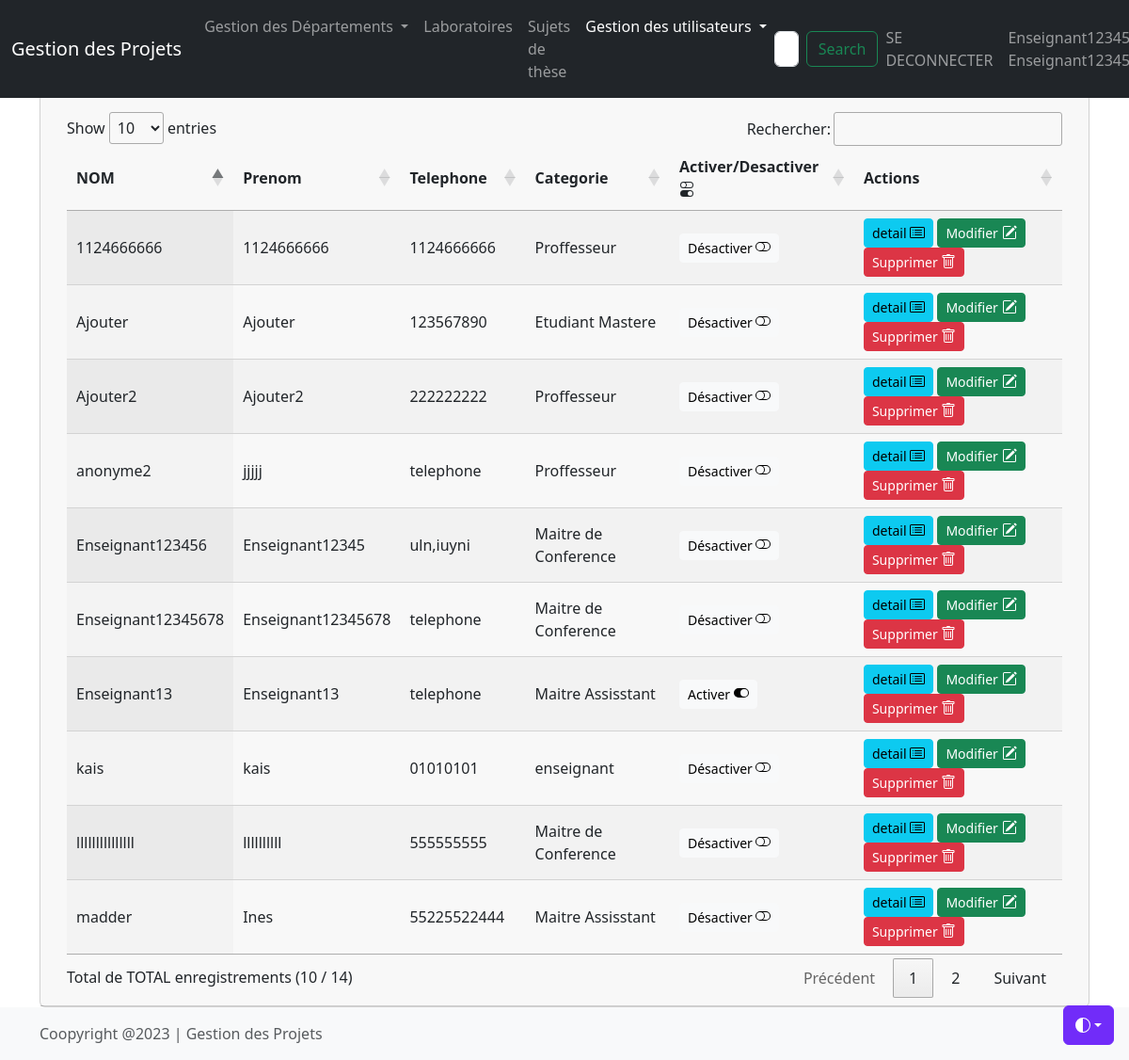
Page /listuser.php (signed in) on the committed database.
### tables this page shows
CREATE TABLE IF NOT EXISTS `users` (
  `id` int(20) NOT NULL AUTO_INCREMENT,
  `cin` int(20) DEFAULT NULL,
  `nom` varchar(100) DEFAULT 'anonyme',
  `prenom` varchar(100) DEFAULT NULL,
  `email` varchar(100) DEFAULT 'Directeur.Labo@mail.com',
  `pwd` varchar(100) NOT NULL DEFAULT 'P@55w0rd',
  `telephone` varchar(100) NOT NULL DEFAULT 'telephone',
  `categorie` varchar(100) NOT NULL DEFAULT 'Etudiant',
  `sujet_id` int(20) NOT NULL DEFAULT '100',
  `actif` int(10) DEFAULT '1',
  PRIMARY KEY (`id`),
  UNIQUE KEY `cin` (`cin`)
);

### listuser.php (the view, shortened to what this page needs)
<?php
$users=true;
include_once("header.php");
include_once("main.php");
require_once('connect.php');
$sql = 'SELECT * FROM `users`';
$query = $db->prepare($sql);
$query->execute();
$result = $query->fetchAll(PDO::FETCH_ASSOC);
  ?>
                <h1>Liste des utilisateurs</h1>
               <p> <a href="adduser.php" class="btn btn-primary">Ajouter un nouveau utilisateur
                    </a>
                </p>
                <table id="datatable" class="display">
                    <thead>
                            <th>NOM</th>
                            <th>Prenom</th>
                            <th>Telephone</th>
                            <th>Categorie</th>
                            <th >Activer/Desactiver
                            </th>
                            <th>Actions</th>
                    </thead>
                    <tbody>
                        <?php
                        foreach($result as $user)
                        {
                        ?>
                                        <tr>
                                        <td><?= $user['nom'] ?></td>
                                        <td><?= $user['prenom'] ?></td>
                                        <td><?= $user['telephone'] ?></td>
                                        <td><?= $user['categorie'] ?></td>
                                        <td>
                                            <?php
                                                if($user['actif'] == 1 )
                                                        {
                                                          echo '<a class="btn btn-light btn-sm" href="disableuser.php?id='. $user['id'] .'">Désactiver
                                                          <svg xmlns="http://www.w3.org/2000/svg" width="16" height="16" fill="currentColor" class="bi bi-toggle-off" viewBox="0 0 16 16">
                                                            <path d="M11 4a4 4 0 0 1 0 8H8a4.992 4.992 0 0 0 2-4 4.992 4.992 0 0 0-2-4h3zm-6 8a4 4 0 1 1 0-8 4 4 0 0 1 0 8zM0 8a5 5 0 0 0 5 5h6a5 5 0 0 0 0-10H5a5 5 0 0 0-5 5z"/>
                                                            </svg>
                                                        </a>';
                                                        }
                                                        else
                                                        {
                                                            echo '<a class="btn btn-light btn-sm" href="disableuser.php?id='. $user['id'] .'">Activer
                                                            <svg xmlns="http://www.w3.org/2000/svg" width="16" height="16" fill="currentColor" class="bi bi-toggle-on" viewBox="0 0 16 16">
                                                            <path d="M5 3a5 5 0 0 0 0 10h6a5 5 0 0 0 0-10H5zm6 9a4 4 0 1 1 0-8 4 4 0 0 1 0 8z"/>
                                                            </svg>
                                                          </a>';
                                                        }
                                            ?>
                                        </td>
                                        <td>
                                                <a  class="btn btn-info btn-sm" href="detailsuser.php?id=<?= $user['id'] ?>">detail
                                                </a>
                                                <a class="btn btn-success btn-sm" href="edituser.php?id=<?= $user['id'] ?>">Modifier
                                                </a>
                                                <a  class="btn btn-danger btn-sm" href="deleteuser.php?id=<?= $user['id'] ?>">Supprimer
                                                </a>
                                    </td>
                                    </tr>
                        <?php
                        }
                        ?>
                    </tbody>
                </table>
            </section>
        </div>
    </main>
<?php
include_once("footer.php");
?>

### header.php (shortened to what this page needs)
<!doctype html>
<html lang="en" class="h-100" data-bs-theme="auto">
  <head><script src="https://getbootstrap.com/docs/5.3/assets/js/color-modes.js"></script>
    <link rel="stylesheet" href="https://cdnjs.cloudflare.com/ajax/libs/font-awesome/4.7.0/css/font-awesome.min.css">
    <link rel="stylesheet" href="https://cdn.jsdelivr.net/npm/@popperjs/core@2.9.2/dist/umd/popper.min.js">
<link href="https://getbootstrap.com/docs/5.3/dist/css/bootstrap.min.css" rel="stylesheet">
<link rel="stylesheet" href="https://cdn.datatables.net/1.13.4/css/jquery.dataTables.css" />
    <link href="https://getbootstrap.com/docs/5.3/examples/sticky-footer-navbar/sticky-footer-navbar.css" rel="stylesheet">
  </head>
  <body class="d-flex flex-column h-100">
    <div class="dropdown position-fixed bottom-0 end-0 mb-3 me-3 bd-mode-toggle">
      <button class="btn btn-bd-primary py-2 dropdown-toggle d-flex align-items-center"
              id="bd-theme"
              type="button"
              aria-expanded="false"
              data-bs-toggle="dropdown"
              aria-label="Toggle theme (auto)">
        <svg class="bi my-1 theme-icon-active" width="1em" height="1em"><use href="#circle-half"></use></svg>
      </button>
    </div>
<header>
  <nav class="navbar navbar-expand-md navbar-dark fixed-top bg-dark">
    <div class="container-fluid">
      <a class="navbar-brand" href="index.php">Gestion des Projets</a>
      <div class="collapse navbar-collapse" id="navbarCollapse">
      <ul class="navbar-nav me-auto mb-2 mb-md-0">
                    <li class="nav-item dropdown  <?php echo !empty($departements)?"active":"" ?>">
                            <a class="nav-link dropdown-toggle <?php echo !empty($departements)?"active":"" ?>" href="deptlist.php" id="navbarDarkDropdownMenuLink" role="button" data-bs-toggle="dropdown" aria-expanded="false">
                              Gestion des Départements
                            </a>
                    </li>
          <li class="nav-item">
            <a class="nav-link <?php echo !empty($laboratoires)?"active":"" ?>" href="lablist.php">Laboratoires</a>
          </li>
          <li class="nav-item">
            <a class="nav-link <?php echo !empty($sujets)?"active":"" ?>" href="sujetlist.php">Sujets de thèse</a>
          </li>
          <li class="nav-item dropdown  <?php echo !empty($users)?"active":"" ?>">
                                            <a class="nav-link dropdown-toggle <?php echo !empty($users)?"active":"" ?>" href="listuser.php" id="navbarDarkDropdownMenuLink" role="button" data-bs-toggle="dropdown" aria-expanded="false">
                                              Gestion des utilisateurs
                                            </a>
           </li>
        </ul>
        <form class="d-flex" role="search">
          <input class="form-control me-2" type="search" placeholder="Search" aria-label="Search">
          <button class="btn btn-outline-success" type="submit">Search</button>
        </form>
                      <ul class="navbar-nav me-auto mb-2 mb-md-0">
                            <li class="nav-item">
                              <a class="nav-link" href="logout.php">SE DECONNECTER</a>
                            </li>
                            <li class="nav-item">
                              <a class="nav-link"  href="detailsuser.php?id=<?= $_SESSION['id']; ?>">
                                <?php echo	$_SESSION['nom'];?>-<?php echo	$_SESSION['prenom'];?>
                              </a>
                            </li>
                      </ul>
      </div>
    </div>
  </nav>
</header>
    <main class="container">
        <div class="row">
            <section class="col-12">
            <div class="card">
                    <div class="card-header">

### main.php (shortened to what this page needs)
<main class="flex-shrink-0">
    <div class="container">
    <!--       <div class="card ">
                <div class="card-header">
                    <h5 class="card-title" </h5>
                </div>
                <div class="card-body">
    -->

### footer.php (shortened to what this page needs)
<footer class="footer mt-auto py-3 bg-body-tertiary">
  <div class="container">
    <span class="text-body-secondary">Coopyright @2023 | Gestion des Projets </span>
  </div>
</footer>
  </body>
</html>

### header.php (style rules this page uses)
.bi { vertical-align: -.125em; fill: currentColor; }
.btn-bd-primary { --bd-violet-bg: #712cf9; --bd-violet-rgb: 112.520718, 44.062154, 249.437846; --bs-btn-font-weight: 600; --bs-btn-color: var(--bs-white); --bs-btn-bg: var(--bd-violet-bg); --bs-btn-border-color: var(--bd-violet-bg); --bs-btn-hover-color: var(--bs-white); --bs-btn-hover-bg: #6528e0; --bs-btn-hover-border-color: #6528e0; --bs-btn-focus-shadow-rgb: var(--bd-violet-rgb); --bs-btn-active-color: var(--bs-btn-hover-color); --bs-btn-active-bg: #5a23c8; --bs-btn-active-border-color: #5a23c8; }
.bd-mode-toggle { z-index: 1500; }

### rows in the picture
users: nom "Enseignant12345678", prenom "Enseignant12345678", telephone "telephone", categorie "Maitre de Conference"
users: nom "Enseignant13", prenom "Enseignant13", telephone "telephone", categorie "Maitre Assisstant"
users: nom "anonyme2", prenom "jjjjj", telephone "telephone", categorie "Proffesseur"
users: nom "lllllllllllllll", prenom "llllllllll", telephone "555555555", categorie "Maitre de Conference"
users: nom "madder", prenom "Ines", telephone "55225522444", categorie "Maitre Assisstant"
users: nom "kais", prenom "kais", telephone "01010101", categorie "enseignant"
users: nom "Enseignant123456", prenom "Enseignant12345", telephone "uln,iuyni", categorie "Maitre de Conference"
users: nom "1124666666", prenom "1124666666", telephone "1124666666", categorie "Proffesseur"
users: nom "Ajouter", prenom "Ajouter", telephone "123567890", categorie "Etudiant Mastere"
users: nom "Ajouter2", prenom "Ajouter2", telephone "222222222", categorie "Proffesseur"
